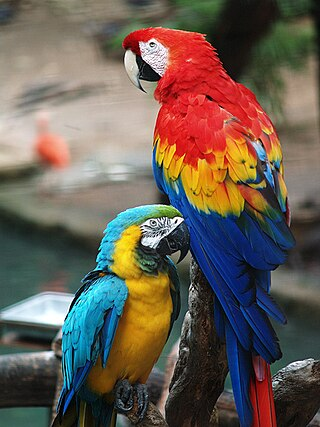
#> input picture prueba.jpg, 320 x 427 px, found by its file name
$ python '06 - npRGB2RGB.py'
#> lines starting #> are read from the running program, lines starting #| are printed output that depends on the picture
import cv2
import numpy as np

bgr = cv2.imread("prueba.jpg")
#> bgr is the input picture: shape (427, 320, 3); mean B, G, R 83.8, 93.8, 105.6
canal1 = bgr[:,:,0]
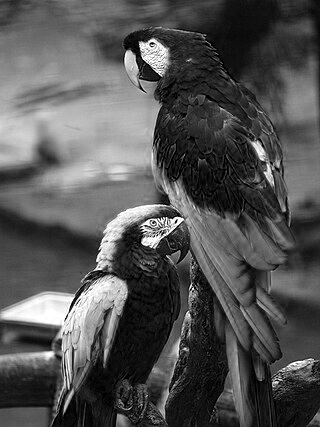
#> canal1: shape (427, 320); min 0, max 255, mean 83.8
canal2 = bgr[:,:,1]
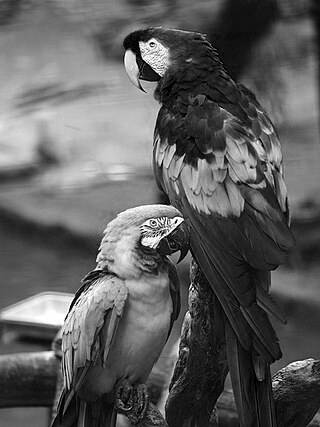
#> canal2: shape (427, 320); min 0, max 255, mean 93.8
canal3 = bgr[:,:,2]
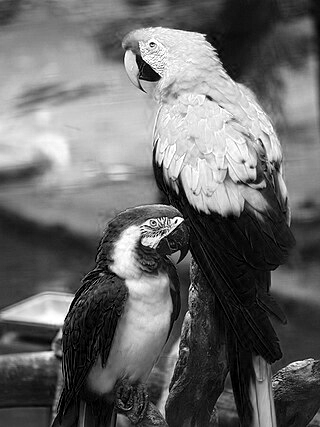
#> canal3: shape (427, 320); min 0, max 255, mean 105.6
cv2.imshow("BGR", np.hstack([canal1,canal2,canal3]))
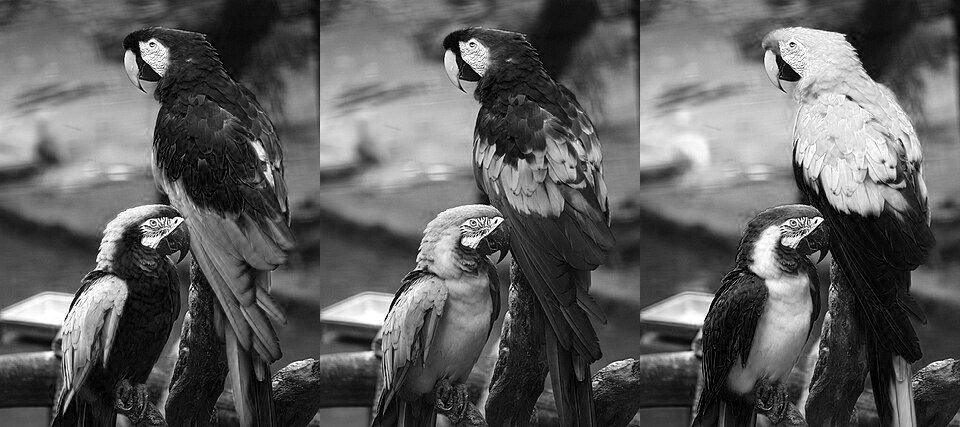
#> window 'BGR': shape (427, 960); min 0, max 255, mean 94.4

rgb = cv2.cvtColor(bgr, cv2.COLOR_BGR2RGB)
canal1 = rgb[:,:,0]
canal2 = rgb[:,:,1]
canal3 = rgb[:,:,2]
cv2.imshow("RGB", np.hstack([canal1,canal2,canal3]))
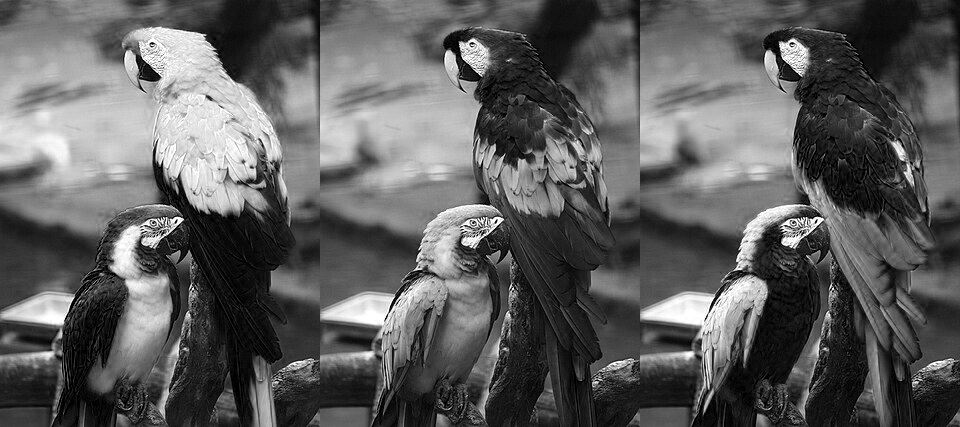
#> window 'RGB': shape (427, 960); min 0, max 255, mean 94.4

gray = cv2.cvtColor(rgb, cv2.COLOR_RGB2GRAY)
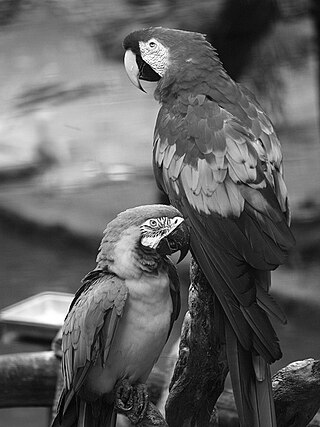
#> gray: shape (427, 320); min 0, max 255, mean 96.2
cv2.imshow("GRAY", gray)

cv2.waitKey(0)
cv2.destroyAllWindows()
